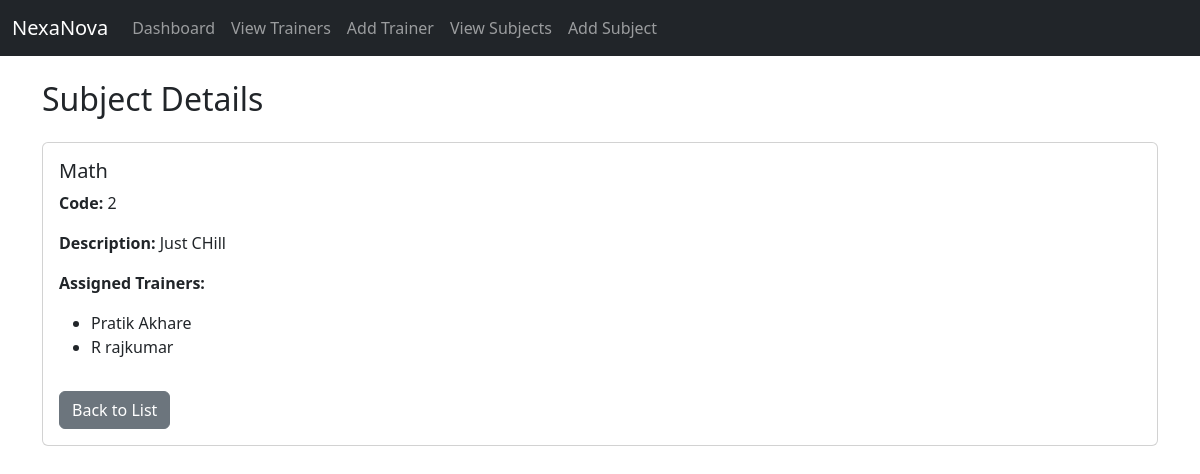
Screenshot of /subjects/1/ with the database file from the repository.
### trainer/models.py (models this page shows, shortened)
class Subject(models.Model):
    code = models.CharField(max_length=10, unique=True)
    name = models.CharField(max_length=100)
    description = models.TextField(blank=True)

class Trainer(models.Model):
    emp_id = models.IntegerField(unique=True)
    name = models.CharField(max_length=100)
    email = models.EmailField()
    phone = models.CharField(max_length=15)
    subjects = models.ManyToManyField(Subject, related_name='trainers')

### trainer/views.py (the view)
# urls.py: path('subjects/<int:pk>/', views.view_subject, name='view-subject'),
def view_subject(request, pk):
    subject = get_object_or_404(Subject, pk=pk)
    return render(request, 'trainer/view_subject.html', {'subject': subject})

### trainer/templates/trainer/view_subject.html (shortened to what this page needs)
{% extends 'trainer/base.html' %}
{% block content %}
<h2 class="mb-4">Subject Details</h2>
<div class="card">
  <div class="card-body">
    <h5 class="card-title">{{ subject.name }}</h5>
    <p><strong>Code:</strong> {{ subject.code }}</p>
    <p><strong>Description:</strong> {{ subject.description }}</p>
    <p><strong>Assigned Trainers:</strong></p>
    <ul>
      {% for trainer in subject.trainers.all %}
        <li>{{ trainer.name }}</li>
      {% empty %}
        <li>No trainers assigned.</li>
      {% endfor %}
    </ul>
    <a href="{% url 'subject-list' %}" class="btn btn-secondary mt-3">Back to List</a>
  </div>
</div>
{% endblock %}

### rows the page displays
Subject: name "Math", code "2", description "Just CHill"
Trainer: name "Pratik Akhare"
Trainer: name "R rajkumar"
